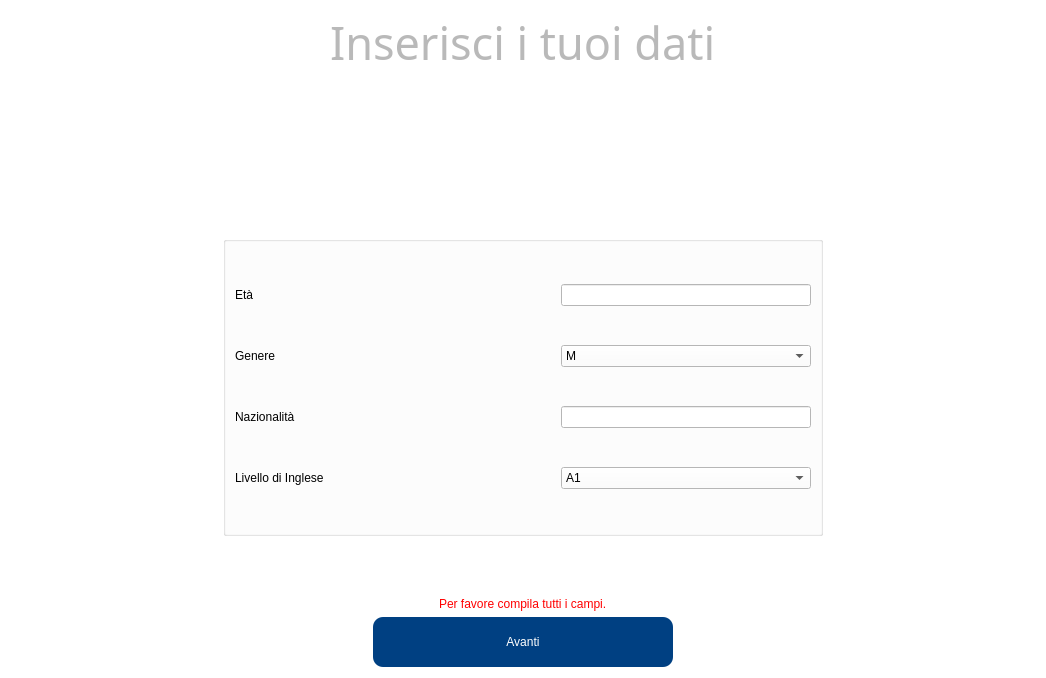
<?xml version="1.0" encoding="UTF-8"?>
<ui version="4.0">
 <class>VerticalLayout</class>
 <widget class="QWidget" name="VerticalLayout">
  <property name="geometry">
   <rect>
    <x>0</x>
    <y>0</y>
    <width>1046</width>
    <height>678</height>
   </rect>
  </property>
  <property name="windowTitle">
   <string>Form</string>
  </property>
  <property name="styleSheet">
   <string notr="true">background-color: rgb(255, 255, 255);</string>
  </property>
  <layout class="QVBoxLayout" name="verticalLayout_2">
   <item alignment="Qt::AlignHCenter">
    <widget class="QLabel" name="title">
     <property name="maximumSize">
      <size>
       <width>500</width>
       <height>100</height>
      </size>
     </property>
     <property name="font">
      <font>
       <family>Rubik Light</family>
       <pointsize>34</pointsize>
       <weight>50</weight>
       <italic>false</italic>
       <bold>false</bold>
      </font>
     </property>
     <property name="styleSheet">
      <string notr="true">font: 34pt &quot;Rubik Light&quot;;
color: rgb(185,185,185);
background-color: rgba(255, 255, 255, 0);</string>
     </property>
     <property name="text">
      <string>Inserisci i tuoi dati</string>
     </property>
    </widget>
   </item>
   <item>
    <spacer name="verticalSpacer">
     <property name="orientation">
      <enum>Qt::Vertical</enum>
     </property>
     <property name="sizeHint" stdset="0">
      <size>
       <width>20</width>
       <height>40</height>
      </size>
     </property>
    </spacer>
   </item>
   <item alignment="Qt::AlignHCenter">
    <widget class="QGroupBox" name="groupBox">
     <property name="minimumSize">
      <size>
       <width>600</width>
       <height>300</height>
      </size>
     </property>
     <property name="maximumSize">
      <size>
       <width>16777215</width>
       <height>200</height>
      </size>
     </property>
     <layout class="QVBoxLayout" name="verticalLayout">
      <item>
       <layout class="QHBoxLayout" name="horizontalLayout">
        <item>
         <widget class="QLabel" name="age_label">
          <property name="styleSheet">
           <string notr="true">font: 14pt &quot;Rubik Light&quot;;
background-color: rgba(255, 255, 255, 0);</string>
          </property>
          <property name="text">
           <string>Età</string>
          </property>
         </widget>
        </item>
        <item>
         <widget class="QLineEdit" name="age">
          <property name="maximumSize">
           <size>
            <width>250</width>
            <height>16777215</height>
           </size>
          </property>
          <property name="styleSheet">
           <string notr="true">background-color: rgb(255, 255, 255);
font: 14pt &quot;Rubik Light&quot;;</string>
          </property>
         </widget>
        </item>
       </layout>
      </item>
      <item>
       <layout class="QHBoxLayout" name="horizontalLayout_2">
        <item>
         <widget class="QLabel" name="gender_label">
          <property name="styleSheet">
           <string notr="true">font: 14pt &quot;Rubik Light&quot;;
background-color: rgba(255, 255, 255, 0);</string>
          </property>
          <property name="text">
           <string>Genere</string>
          </property>
         </widget>
        </item>
        <item>
         <widget class="QComboBox" name="gender">
          <property name="maximumSize">
           <size>
            <width>250</width>
            <height>16777215</height>
           </size>
          </property>
          <property name="styleSheet">
           <string notr="true">font: 14pt &quot;Rubik Light&quot;;
selection-background-color: rgb(0, 64, 130);</string>
          </property>
          <item>
           <property name="text">
            <string>M</string>
           </property>
          </item>
          <item>
           <property name="text">
            <string>F</string>
           </property>
          </item>
         </widget>
        </item>
       </layout>
      </item>
      <item>
       <layout class="QHBoxLayout" name="horizontalLayout_5">
        <item>
         <widget class="QLabel" name="nationality_label">
          <property name="styleSheet">
           <string notr="true">font: 14pt &quot;Rubik Light&quot;;
background-color: rgba(255, 255, 255, 0);</string>
          </property>
          <property name="text">
           <string>Nazionalità</string>
          </property>
         </widget>
        </item>
        <item>
         <widget class="QLineEdit" name="nationality">
          <property name="maximumSize">
           <size>
            <width>250</width>
            <height>16777215</height>
           </size>
          </property>
          <property name="styleSheet">
           <string notr="true">background-color: rgb(255, 255, 255);
font: 14pt &quot;Rubik Light&quot;;</string>
          </property>
         </widget>
        </item>
       </layout>
      </item>
      <item>
       <layout class="QHBoxLayout" name="horizontalLayout_3">
        <item>
         <widget class="QLabel" name="english_level_label">
          <property name="styleSheet">
           <string notr="true">font: 14pt &quot;Rubik Light&quot;;
background-color: rgba(255, 255, 255, 0);</string>
          </property>
          <property name="text">
           <string>Livello di Inglese</string>
          </property>
         </widget>
        </item>
        <item>
         <widget class="QComboBox" name="english_level">
          <property name="maximumSize">
           <size>
            <width>250</width>
            <height>16777215</height>
           </size>
          </property>
          <property name="styleSheet">
           <string notr="true">font: 14pt &quot;Rubik Light&quot;;
selection-background-color: rgb(0, 64, 130);
selection-color: rgb(255, 255, 255);</string>
          </property>
          <item>
           <property name="text">
            <string>A1</string>
           </property>
          </item>
          <item>
           <property name="text">
            <string>A2</string>
           </property>
          </item>
          <item>
           <property name="text">
            <string>B1</string>
           </property>
          </item>
          <item>
           <property name="text">
            <string>B2</string>
           </property>
          </item>
          <item>
           <property name="text">
            <string>C1</string>
           </property>
          </item>
          <item>
           <property name="text">
            <string>C2</string>
           </property>
          </item>
          <item>
           <property name="text">
            <string>Madrelingua</string>
           </property>
          </item>
         </widget>
        </item>
       </layout>
      </item>
     </layout>
    </widget>
   </item>
   <item>
    <spacer name="verticalSpacer_2">
     <property name="orientation">
      <enum>Qt::Vertical</enum>
     </property>
     <property name="sizeHint" stdset="0">
      <size>
       <width>20</width>
       <height>40</height>
      </size>
     </property>
    </spacer>
   </item>
   <item alignment="Qt::AlignHCenter">
    <widget class="QLabel" name="error_text">
     <property name="maximumSize">
      <size>
       <width>16777215</width>
       <height>30</height>
      </size>
     </property>
     <property name="styleSheet">
      <string notr="true">font: 10pt &quot;Rubik Light&quot;;
background-color: rgba(255, 255, 255, 0);
color: rgb(255,0,0);</string>
     </property>
     <property name="text">
      <string>Per favore compila tutti i campi.</string>
     </property>
    </widget>
   </item>
   <item alignment="Qt::AlignHCenter">
    <widget class="QPushButton" name="done_button">
     <property name="minimumSize">
      <size>
       <width>300</width>
       <height>50</height>
      </size>
     </property>
     <property name="maximumSize">
      <size>
       <width>200</width>
       <height>16777215</height>
      </size>
     </property>
     <property name="styleSheet">
      <string notr="true">border-radius: 10px;
font: 15pt &quot;Rubik Light&quot;;
color: rgb(255,255,255);
background-color: rgb(0, 64, 130);</string>
     </property>
     <property name="text">
      <string>Avanti</string>
     </property>
    </widget>
   </item>
  </layout>
 </widget>
 <resources/>
 <connections/>
</ui>
